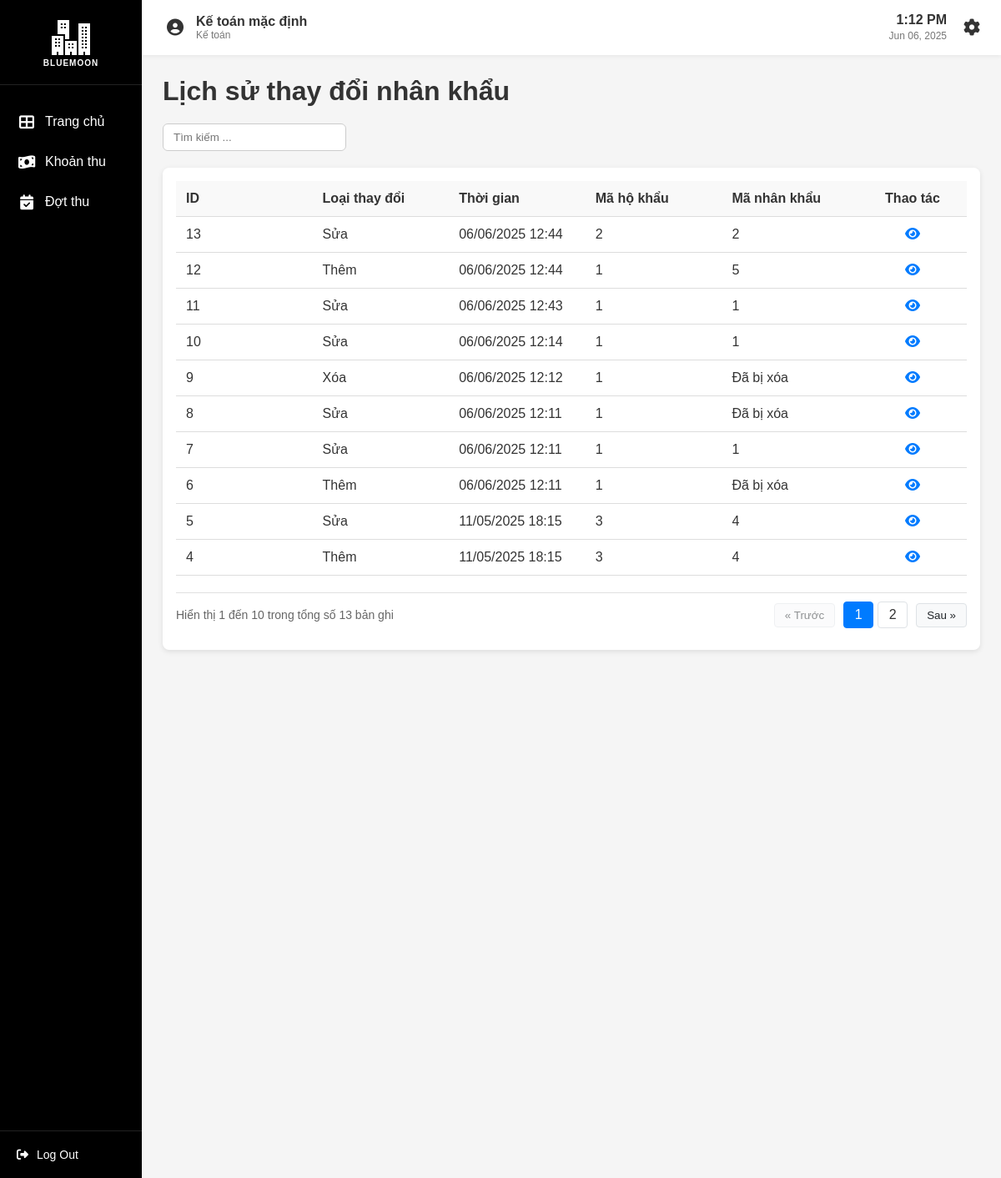
Screenshot of /lichsuhokhau (signed in) with the database file from the repository.
### app/model.py (models this page shows, shortened)
class TaiKhoan(db.Model, UserMixin):
    __tablename__ = 'taikhoan'
    id = db.Column(db.Integer, primary_key=True)
    username = db.Column(db.String(50), unique=True, nullable=False)
    password = db.Column(db.String(100), nullable=False)
    vaiTro = db.Column(db.String(50))
    hoTen = db.Column(db.String(100))
    nopphis = db.relationship('NopPhi', backref='taikhoan', lazy=True)

class LichSuHoKhau(db.Model):
    __tablename__ = 'lichsuhokhau'
    id = db.Column(db.Integer, primary_key=True)
    loaiThayDoi = db.Column(db.String(45))          # Thêm, sửa, xóa
    thoiGian = db.Column(db.DateTime)
    noiDung = db.Column(db.String(1000))
    maHoKhau = db.Column(db.Integer, db.ForeignKey('hokhau.maHoKhau'))
    maNhanKhau = db.Column(db.Integer, db.ForeignKey('nhankhau.maNhanKhau'))

### app/routes/hokhau_routes.py (the view)
@hk.route('/lichsuhokhau', methods=['GET'])
@login_required
def lichsuhokhau():
    lichsuhokhaus = LichSuHoKhauService.get_all_lichsuhokhau()
    return render_template('lichsuhokhau.html', lichsuhokhau=lichsuhokhaus)

### app/services/hokhau_service.py (called while the page is built)
    @staticmethod
    def get_all_lichsuhokhau():
        return LichSuHoKhau.query.all()

### app/templates/lichsuhokhau.html (shortened to what this page needs)
{% extends "base.html" %}
{% block extra_css %}
<link rel="stylesheet" href="/static/css/home.css">
<link rel="stylesheet" href="/static/css/taikhoan.css">
<link rel="stylesheet" href="/static/css/hokhau.css">
{% endblock %}
{% block content %}
<h1>Lịch sử thay đổi nhân khẩu</h1>
<div class="container">
    <div class="search-container">
        <input type="text" id="searchInput" class="search-box" placeholder="Tìm kiếm ...">
    </div>
    <div class="card">
        <table class="account-table">
            <thead>
                <tr>
                    <th>ID</th>
                    <th>Loại thay đổi</th>
                    <th>Thời gian</th>
                    <th>Mã hộ khẩu</th>
                    <th>Mã nhân khẩu</th>
                    <th class="action-column">Thao tác</th>
                </tr>
            </thead>
            <tbody id="lichsuhokhau-table-body">
                {% for lichsu in lichsuhokhau|reverse %}
                <tr class="lichsuhokhau-row" data-index="{{ loop.index0 }}">
                    <td>{{ lichsu.id }}</td>
                    <td>{{ lichsu.loaiThayDoi }}</td>
                    <td>{{ lichsu.thoiGian.strftime('%d/%m/%Y %H:%M') }}</td>
                    <td>{{ lichsu.maHoKhau }}</td>
                    <td>{{ 'Đã bị xóa' if lichsu.maNhanKhau == 0 or lichsu.maNhanKhau is none else lichsu.maNhanKhau }}</td>
                    <td class="action-column">
                        <button class="action-button" onclick="openViewModal({{ lichsu.id }})">
                            <i class="fas fa-eye action-icon"></i>
                        </button>
                    </td>
                </tr>
                {% endfor %}
            </tbody>
        </table>
        <div class="pagination-container">
            <div class="pagination-info">
                Hiển thị <span id="start-record">1</span> đến <span id="end-record">10</span> trong tổng số <span id="total-records">{{ lichsuhokhau|length }}</span> bản ghi
            </div>
            <div class="pagination-controls">
                <button id="prev-page" class="pagination-button" disabled>&laquo; Trước</button>
                <div id="page-numbers" class="page-numbers">
                </div>
                <button id="next-page" class="pagination-button">Sau &raquo;</button>
            </div>
        </div>
    </div>
</div>
{% endblock %}

### app/templates/base.html (shortened to what this page needs)
<!DOCTYPE html>
<html lang="en">
<head>
    <link rel="stylesheet" href="/static/css/base.css">
    <link rel="stylesheet" href="https://cdnjs.cloudflare.com/ajax/libs/font-awesome/6.4.0/css/all.min.css">
    {% block extra_css %}{% endblock %}
</head>
<body>
    <div class="container">
        <div class="sidebar">
            <div class="logo">
                <img src="/static/images/apartment_white.png" alt="BlueMoon">
                <div class="logo-text"><span class="library-text">BLUEMOON</span></div>
            </div>
            <nav class="sidebar-menu">
                <ul>
                    <li>
                        <a href="{{ url_for('auth.home') }}" class="menu-item {% if request.endpoint == 'auth.home' %}active{% endif %}">
                            <i class="fas fa-th-large"></i>
                            <span>Trang chủ</span>
                        </a>
                    </li>
                    {% if current_user.vaiTro == 'admin' %}
                        <li>
                            <a href="{{ url_for('user.taikhoan') }}" class="menu-item {% if request.endpoint == 'user.taikhoan' %}active{% endif %}">
                                <i class="fas fa-user"></i>
                                <span>Tài khoản</span>
                            </a>
                        </li>
                        <li>
                            <a href="{{ url_for('hk.hokhau') }}" class="menu-item {% if request.endpoint == 'hk.hokhau' %}active{% endif %}">
                                <i class="fas fa-house"></i>
                                <span>Hộ khẩu</span>
                            </a>
                        </li>
                        <li>
                            <a href="{{ url_for('hk.tamtrutamvang') }}" class="menu-item {% if request.endpoint == 'hk.tamtrutamvang' %}active{% endif %}">
                                <i class="fas fa-user-clock"></i>
                                <span>Tạm trú/vắng</span>
                            </a>
                        </li>
                        <li>
                            <a href="{{ url_for('hk.lichsuhokhau') }}" class="menu-item {% if request.endpoint == 'hk.lichsuhokhau' %}active{% endif %}">
                                <i class="fas fa-history"></i>
                                <span>Lịch sử</span>
                            </a>
                        </li>
                    {% elif current_user.vaiTro == 'Kế toán' %}
                        <li>
                            <a href="{{ url_for('tp.khoanthu') }}" class="menu-item {% if request.endpoint == 'tp.khoanthu' %}active{% endif %}">
                                <i class="fas fa-money-bill-wave"></i>
                                <span>Khoản thu</span>
                            </a>
                        </li>
                        <li>
                            <a href="{{ url_for('tp.dotthu') }}" class="menu-item {% if request.endpoint == 'tp.khoanthu' %}active{% endif %}">
                                <i class="fas fa-calendar-check"></i>
                                <span>Đợt thu</span>
                            </a>
                        </li>
                    {% endif %}
                </ul>
            </nav>
            <div class="sidebar-footer">
                <a href="{{ url_for('auth.logout') }}" class="logout-btn">
                    <i class="fas fa-sign-out-alt"></i>
                    <span>Log Out</span>
                </a>
            </div>
        </div>
        <div class="main-content">
            <header class="top-header">
                <div class="user-info">
                    <div class="user-avatar">
                        <i class="fas fa-user-circle"></i>
                    </div>
                    <div class="user-details">
                        <div class="user-name">{{ current_user.hoTen if current_user else 'KháchKhách' }}</div>
                        <div class="user-role">{{ current_user.vaiTro if current_user else '' }}</div>
                    </div>
                </div>
                <div class="header-right">
                    <div class="datetime">
                        <span class="time">{{ current_time }}</span>
                        <span class="date">{{ current_date }}</span>
                    </div>
                    <div class="settings">
                        <a href="#">
                            <i class="fas fa-cog"></i>
                        </a>
                    </div>
                </div>
            </header>
            <div class="content">
                {% block content %}{% endblock %}
            </div>
        </div>
    </div>
</body>
</html>

### app/static/css/base.css (style rules this page uses)
* { margin: 0; padding: 0; box-sizing: border-box; font-family: 'Arial', sans-serif; }
body { background-color: #f5f5f5; color: #333; }
.container { display: flex; height: 100vh; width: 100%; }
.sidebar { width: 170px; height: 100vh; background-color: #000; color: white; display: flex; flex-direction: column; position: fixed; left: 0; top: 0; }
.logo { padding: 20px 15px; border-bottom: 1px solid #222; display: flex; flex-direction: column; align-items: center; text-align: center; }
.logo img { width: 50px; margin-bottom: 5px; }
.logo-text { font-size: 18px; font-weight: bold; color: white; display: block; }
.library-text { font-size: 10px; display: block; margin-top: -5px; text-transform: uppercase; letter-spacing: 1px; }
.sidebar-menu { flex-grow: 1; padding-top: 20px; }
.sidebar-menu ul { list-style: none; }
.menu-item { display: flex; align-items: center; padding: 15px 20px; color: white; text-decoration: none; transition: all 0.3s; }
.menu-item i { margin-right: 10px; font-size: 18px; width: 24px; text-align: center; }
.sidebar-footer { padding: 20px; border-top: 1px solid #222; }
.logout-btn { display: flex; align-items: center; color: white; text-decoration: none; font-size: 14px; }
.logout-btn i { margin-right: 10px; }
.main-content { flex-grow: 1; margin-left: 170px; width: calc(100% - 170px); overflow-y: auto; }
.top-header { background-color: #fff; padding: 15px 25px; display: flex; justify-content: space-between; align-items: center; box-shadow: 0 2px 5px rgba(0,0,0,0.05); }
.user-info { display: flex; align-items: center; }
.user-avatar { width: 30px; height: 30px; border-radius: 50%; margin-right: 10px; display: flex; align-items: center; justify-content: center; color: #333; font-size: 20px; }
.user-details { display: flex; flex-direction: column; }
.user-name { font-weight: bold; font-size: 16px; }
.user-role { font-size: 12px; color: #777; }
.header-right { display: flex; align-items: center; }
.datetime { margin-right: 20px; text-align: right; }
.time { font-weight: bold; font-size: 16px; display: block; }
.date { font-size: 12px; color: #777; }
.settings i { font-size: 20px; color: #333; }
.content { padding: 25px; }

### app/static/css/home.css (style rules this page uses)
.card { background-color: #ffffff; padding: 20px; border-radius: 12px; box-shadow: 0 4px 8px rgba(0,0,0,0.1); }

### app/static/css/taikhoan.css (style rules this page uses)
.search-container { margin-top: 20px; display: flex; gap: 10px; align-items: center; }
.search-box { padding: 8px 12px; width: 220px; border: 1px solid #ccc; border-radius: 6px; }
.card { width: 100%; background-color: #fff; padding: 16px; border-radius: 8px; box-shadow: 0 2px 6px rgba(0,0,0,0.1); margin-top: 20px; }
.account-table { width: 100%; border-collapse: collapse; }
.account-table th, .account-table td { padding: 12px; border-bottom: 1px solid #ddd; text-align: left; white-space: nowrap; overflow: hidden; text-overflow: ellipsis; }
.account-table th { background-color: #f9f9f9; font-weight: 600; }
.account-table th.action-column, .account-table td.action-column { width: 120px; text-align: center; }
.action-column { text-align: center; width: 80px; }
.action-button { background: none; border: none; cursor: pointer; font-size: 16px; color: #007bff; }
.container { display: flex; flex-direction: column; height: 100vh; width: 100%; }

### app/templates/lichsuhokhau.html (style rules this page uses)
.lichsuhokhau-row { display: none; }
.lichsuhokhau-row.visible { display: table-row; }

### rows the page displays
TaiKhoan: hoTen "Kế toán mặc định", vaiTro "Kế toán"
LichSuHoKhau: id "13", loaiThayDoi "Sửa", thoiGian "06/06/2025 12:44", maHoKhau "2", maNhanKhau "2"
LichSuHoKhau: id "12", loaiThayDoi "Thêm", thoiGian "06/06/2025 12:44", maHoKhau "1", maNhanKhau "5"
LichSuHoKhau: id "11", loaiThayDoi "Sửa", thoiGian "06/06/2025 12:43", maHoKhau "1", maNhanKhau "1"
LichSuHoKhau: id "10", loaiThayDoi "Sửa", thoiGian "06/06/2025 12:14", maHoKhau "1", maNhanKhau "1"
LichSuHoKhau: id "9", loaiThayDoi "Xóa", thoiGian "06/06/2025 12:12", maHoKhau "1", maNhanKhau "Đã bị xóa"
LichSuHoKhau: id "8", loaiThayDoi "Sửa", thoiGian "06/06/2025 12:11", maHoKhau "1", maNhanKhau "Đã bị xóa"
LichSuHoKhau: id "7", loaiThayDoi "Sửa", thoiGian "06/06/2025 12:11", maHoKhau "1", maNhanKhau "1"
LichSuHoKhau: id "6", loaiThayDoi "Thêm", thoiGian "06/06/2025 12:11", maHoKhau "1", maNhanKhau "Đã bị xóa"
LichSuHoKhau: id "5", loaiThayDoi "Sửa", thoiGian "11/05/2025 18:15", maHoKhau "3", maNhanKhau "4"
LichSuHoKhau: id "4", loaiThayDoi "Thêm", thoiGian "11/05/2025 18:15", maHoKhau "3", maNhanKhau "4"

### other values shown
{{ lichsuhokhau|length }} "13"
